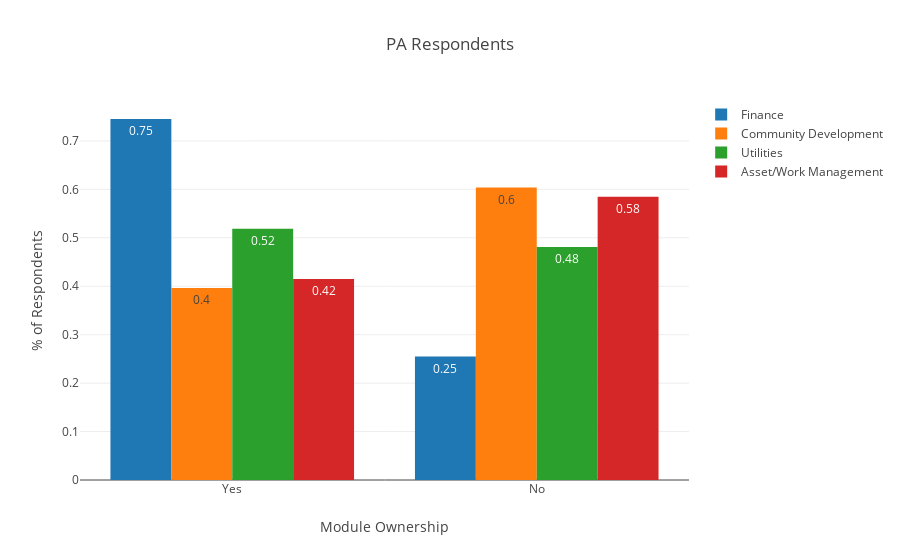

Source (notebook cell):
### Code cell
grouped_Bar_Chart(data=PA_mod_ownshp_count_df,
                  title='PA Respondents')

### Figure 1 — Plotly figure (JSON) as saved in the notebook; plotly's stock layout.template omitted (floating-point values rounded to 4 significant figures)
{"data": [{"name": "Finance", "text": [0.75, 0.25], "textposition": "auto", "type": "bar", "uid": "84c0cf3b-a47f-44b4-a74c-2e4469322a0f", "x": ["Yes", "No"], "y": [0.7453, 0.2547]}, {"name": "Community Development", "text": [0.6, 0.4], "textposition": "auto", "type": "bar", "uid": "73367b84-a297-43a3-a62e-04096b93b0b7", "x": ["No", "Yes"], "y": [0.6038, 0.3962]}, {"name": "Utilities", "text": [0.52, 0.48], "textposition": "auto", "type": "bar", "uid": "061af38b-c569-4ffb-a238-7e42bed134f2", "x": ["Yes", "No"], "y": [0.5189, 0.4811]}, {"name": "Asset/Work Management", "text": [0.58, 0.42], "textposition": "auto", "type": "bar", "uid": "5a6f79c0-b327-442c-b0af-ced662821a38", "x": ["No", "Yes"], "y": [0.5849, 0.4151]}], "layout": {"barmode": "group", "title": {"text": "PA Respondents"}, "xaxis": {"title": {"text": "Module Ownership"}}, "yaxis": {"title": {"text": "% of Respondents"}}}}
